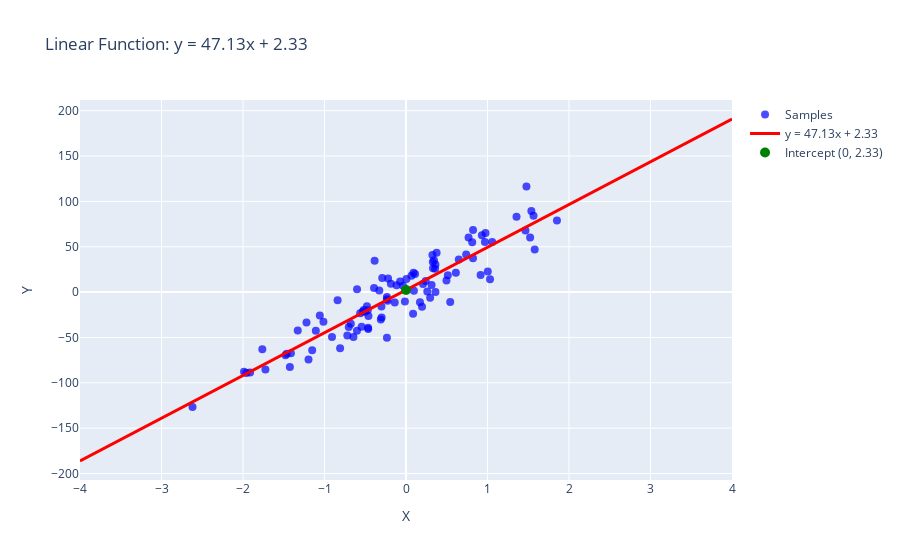

The code cell stored with this chart in its notebook:
### Code cell
from torch.linalg import pinv
from torch import cat, ones
 
dataset = Hyperplane(1, 100, noise=20)
model = Neuron(1) 
features  = cat([dataset.features , ones(dataset.features .shape[0], 1)], dim=1)
parameters = pinv(features) @ dataset.targets 
model.transformation.weight.data = parameters[0] 
model.transformation.bias.data = parameters[1]  
figure = plot_linear_samples(dataset.features, dataset.targets)
figure = plot_line(model.transformation.weight.item(), model.transformation.bias.item(), figure)
figure.show()
